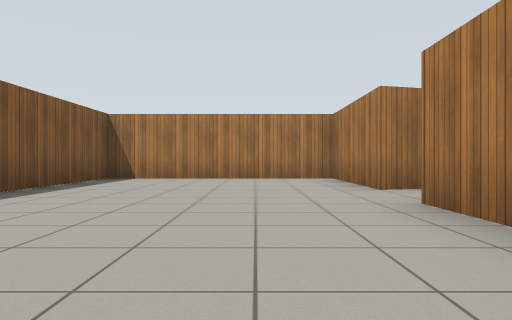
[1] (above)

24 first-person views from a walk through a Gazebo world. The camera is 0.72 m above the floor, looks level and sees 70° across. The floor is counted in squares, 2 m on a side. Each view is taken from the middle of a square. On the plan, view 1 faces up. The plan holds only what a view shows up to about 9 squares ahead; the rest is blank. Gazebo's built-in surfaces are drawn with simple patterns.

[2]
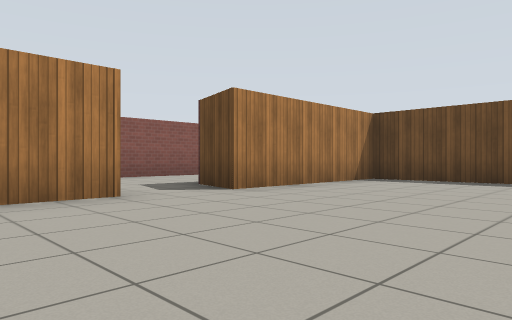

[3]
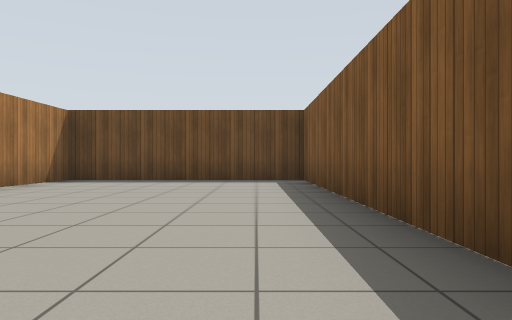

[4]
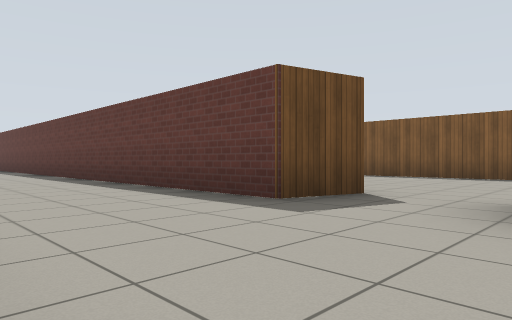

[5]
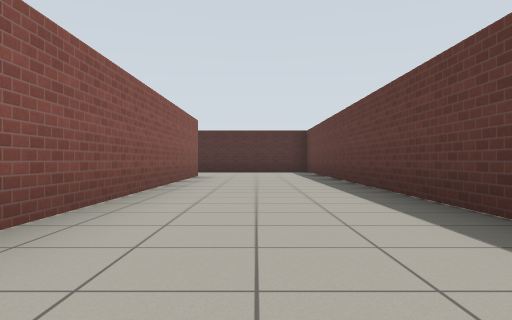

[6]
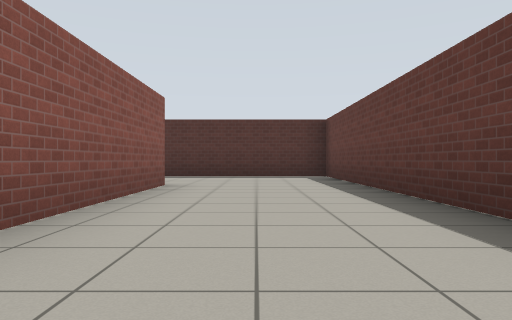

[7]
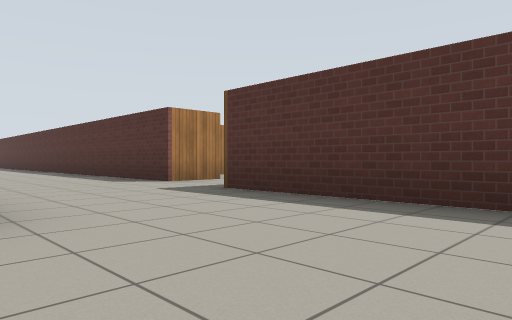

[8]
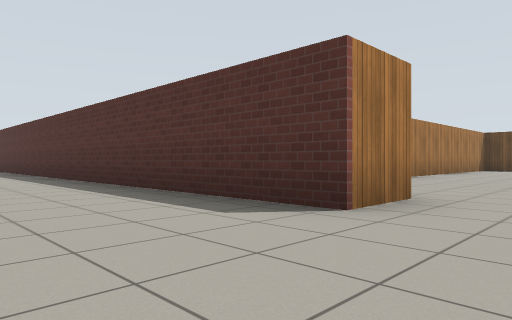

[9]
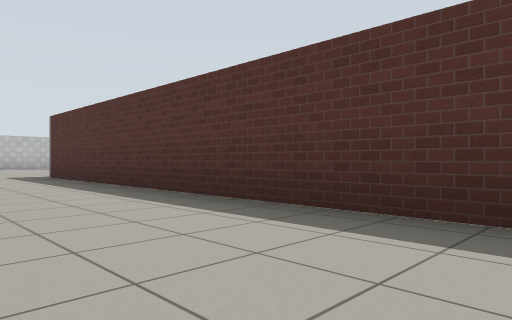

[10]
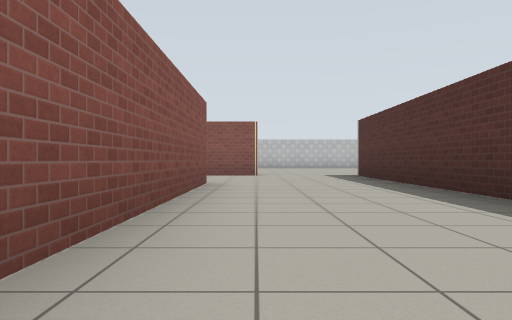

[11]
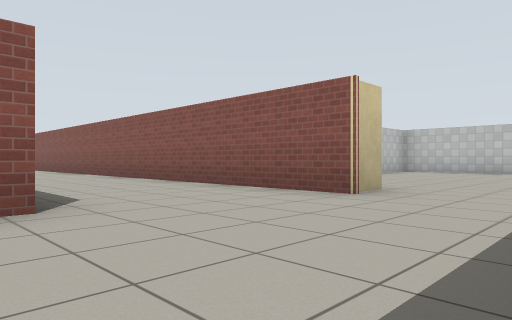

[12]
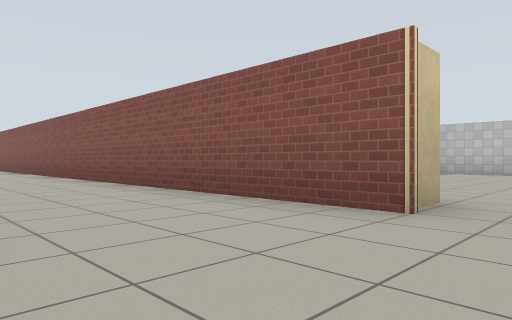

[13]
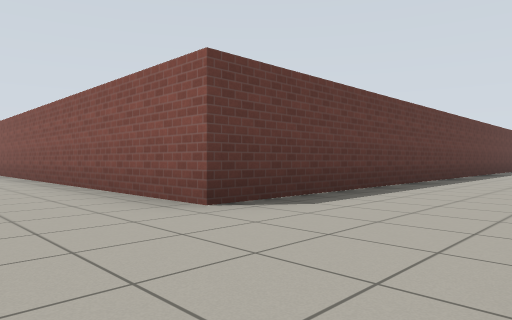

[14]
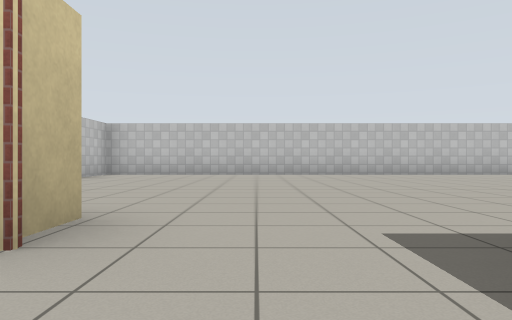

[15]
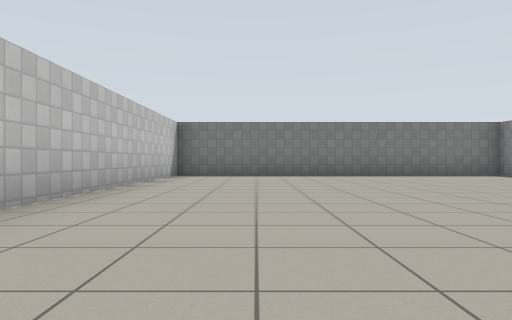

[16]
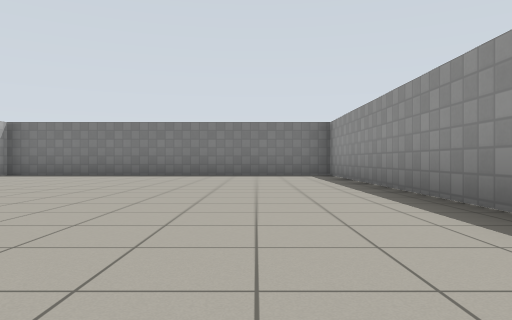

[17]
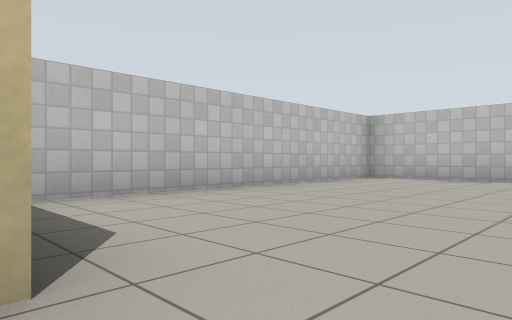

[18]
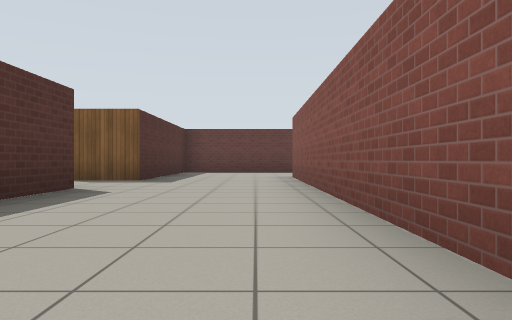

[19]
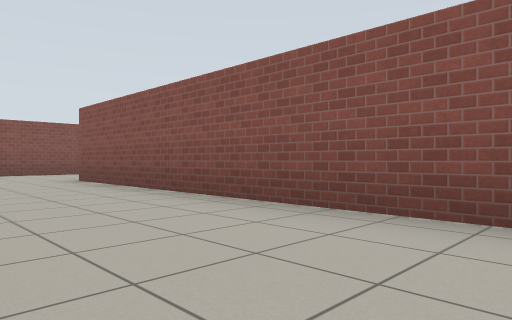

[20]
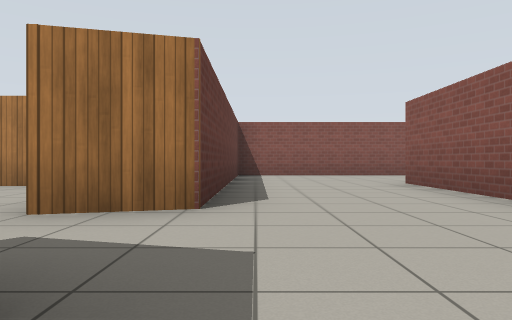

[21]
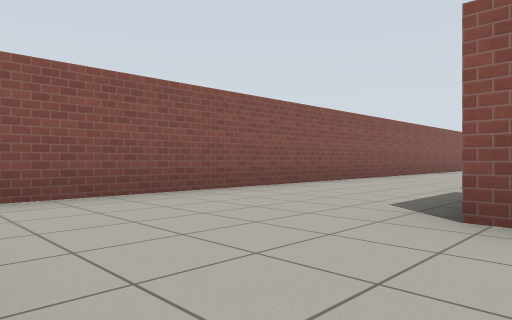

[22]
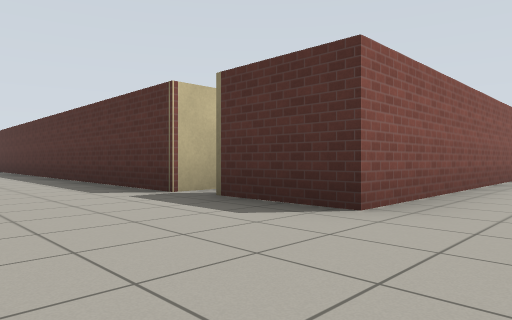

[23]
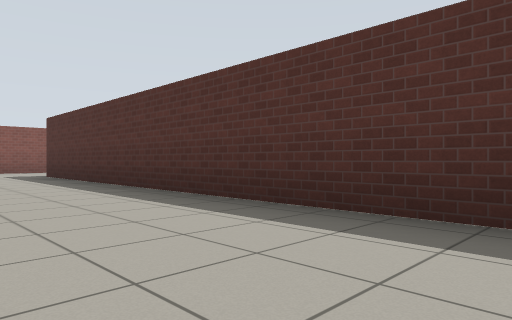

[24]
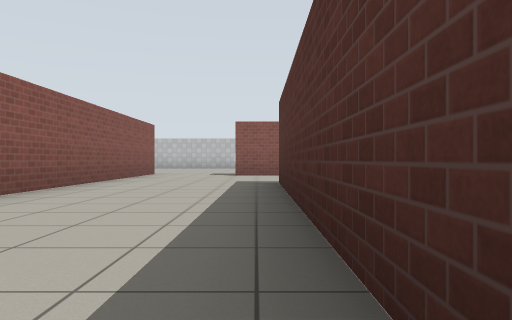

### Floor plan
Points are (right, up) in squares from view 1. A wall is a line through its corners. A room is listed if a view was taken in it or the views show most of it. See-through windows are left out.
Room 1 (views 1, 2, 3)
walls: (1.4, 4.4) (1.4, 7.1) (-2.9, 7.1) (-2.9, -0.5) (1.4, -0.5) (1.4, 3)
ways out: opening at (2, 4) to room 2
Room 2 (views 4, 5, 6, 7, 8, 9, 10, 11, 12, 14, 18, 19, 20, 21, 22, 23, 24)
walls: (5.3, 0.6) (5.3, 7.8) (6.9, 7.8); (1.4, 3) (2.5, 2.7) (2.5, -11) (6.6, -11) (6.6, -12.2); (2.7, 4.7) (1.4, 4.4); (2.5, 7.1) (2.5, 4.8); (7.6, 7.1) (7.6, 7.8) (19.7, 7.6); (12.1, 10.6) (2.5, 10.6); (8.4, -12.5) (8.4, -11.3) (22.3, -11.3); (19.7, 0.5) (19.7, -8.2) (5.3, -8.2) (5.3, -1.7); (22.4, 7.4) (22.4, 8.5); (22.4, -8.9) (22.4, 0.4); (23, 10.6) (17.6, 10.6)
ways out: opening at (2, 4) to room 1; opening at (22, -10.5) to room 3; opening at (7.5, -12); opening at (23, 9.5)
Room 3 (views 13, 15, 16, 17)
walls: (22.3, -12.4) (22.3, -18.6) (29.9, -18.6) (29.9, -6.4) (23.7, -6.4); (23.4, -8.9) (22.4, -8.9)
ways out: opening at (22, -10.5) to room 2

Where each view was taken, in squares from view 1:
view 1: 0 up, 0 right, facing up
view 2: 6 up, 2 left, facing down-right
view 3: 6 up, 2 left, facing down
view 4: 5 up, 5 right, facing down-left
view 5: 0 up, 4 right, facing down
view 6: 3 down, 4 right, facing down
view 7: 8 down, 3 right, facing down-right
view 8: 9 down, 7 right, facing down-right
view 9: 9 down, 14 right, facing down-right
view 10: 9 down, 14 right, facing right
view 11: 11 down, 19 right, facing up-right
view 12: 10 down, 20 right, facing up-right
view 13: 10 down, 22 right, facing up-left
view 14: 10 down, 21 right, facing right
view 15: 10 down, 28 right, facing down
view 16: 10 down, 24 right, facing down
view 17: 10 down, 23 right, facing up-right
view 18: 9 down, 13 right, facing left
view 19: 1 up, 3 right, facing up-right
view 20: 2 up, 3 right, facing up
view 21: 7 up, 3 right, facing up-right
view 22: 10 up, 4 right, facing down-right
view 23: 10 up, 11 right, facing down-right
view 24: 8 up, 14 right, facing right
